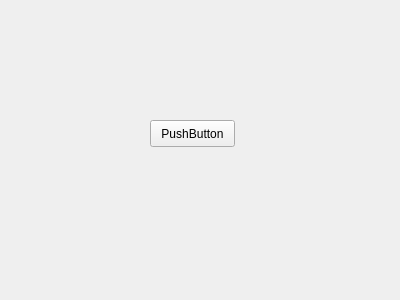
<?xml version="1.0" encoding="UTF-8"?>
<ui version="4.0">
 <class>Form</class>
 <widget class="QWidget" name="Form">
  <property name="geometry">
   <rect>
    <x>0</x>
    <y>0</y>
    <width>400</width>
    <height>300</height>
   </rect>
  </property>
  <property name="windowTitle">
   <string>Form</string>
  </property>
  <widget class="QPushButton" name="pushButton">
   <property name="geometry">
    <rect>
     <x>150</x>
     <y>120</y>
     <width>85</width>
     <height>27</height>
    </rect>
   </property>
   <property name="text">
    <string>PushButton</string>
   </property>
  </widget>
 </widget>
 <resources/>
 <connections/>
</ui>
